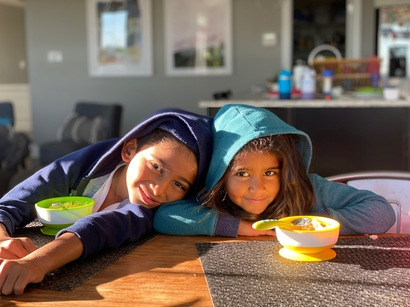
#> input picture demos/breakfeast.jpg, 410 x 307 px
$ jupyter execute demo_canny.ipynb   (shell and % lines are left out)
#> lines starting #> are read from the running program, lines starting #| are printed output that depends on the picture
[cell 1]
# Imports
import numpy as np
from matplotlib import pyplot as plt
from PIL import Image
from scipy import signal

[cell 2]
im = plt.imread('breakfeast.jpg')
#> im is the input picture: shape (307, 410, 3); mean R, G, B 114.4, 99.7, 88
im = np.mean(im,2);
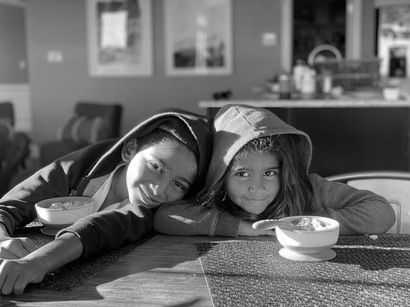
#> im: shape (307, 410) float64; min 0, max 255, mean 100.7
plt.figure; plt.imshow(im, cmap = 'gray'); plt.axis('off');
type(im), np.shape(im)

[cell 3]
def gaussian2d(size=2, sigma=2):
    # Define 1d gaussian, outerproduct with itself, and normalize to sum-to-1
    x = np.ogrid[-size:size+1]
    g = np.exp( -(x*x) / (2*sigma*sigma) )
    g = np.outer(g,g)
    g = g / np.sum(g)
    return g

[cell 4]
n = 11;
g = gaussian2d(n,n/3);
plt.imshow(g,cmap='gray')
Y, X = np.mgrid[0:g.shape[0],0:g.shape[1]]
fig, ax = plt.subplots(subplot_kw={"projection": "3d"})
ax.plot_surface(X, Y, g, cmap = 'gray');

[cell 5]
# Blur
im2 = signal.convolve2d(im,g,mode='valid');
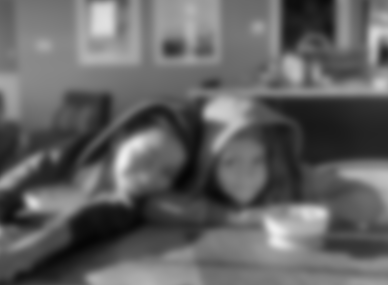
#> im2: shape (285, 388) float64; min 5.96, max 238.7, mean 99
plt.figure; plt.imshow(im2, cmap = 'gray'); plt.axis('off');

[cell 6]
# Compute gradients with finite differencing
d   = np.array([1,0,-1],ndmin=2);
fx  = signal.convolve2d(im2,d,mode='same');
fy  = signal.convolve2d(im2,d.T,mode='same');
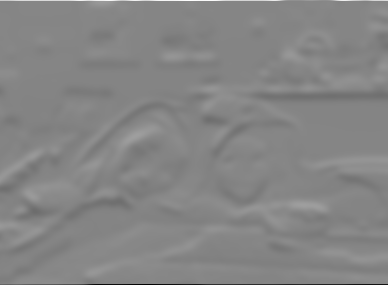
#> fy: shape (285, 388) float64; min -179.4, max 163.9, mean 0.1; drawn with min black and max white
mag = np.sqrt(fx*fx + fy*fy);
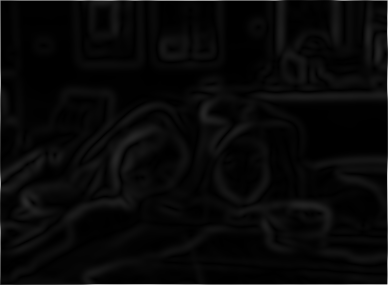
#> mag: shape (285, 388) float64; min 0.00758, max 215.7, mean 8.4
plt.figure(figsize=(15,15), dpi=95)
plt.subplot(121); plt.imshow(fx,cmap='gray'); plt.title('dx'); plt.axis('off');
plt.subplot(122); plt.imshow(fy,cmap='gray'); plt.title('dy'); plt.axis('off');

plt.figure(figsize=(8,8), dpi=95)
ss = 4; #Subsampling factor for visualizing gradient arrow "quiver"
plt.imshow(im2[::ss,::ss], cmap='gray'); plt.title('gradient'); plt.axis('off');
plt.quiver(fx[::ss,::ss],-fy[::ss,::ss],color='b'); plt.show(); # Need to flip y because image origin is top-left
#> after `plt.quiver(fx[::ss, ::ss], -fy[::ss, ::ss], color='b')`:
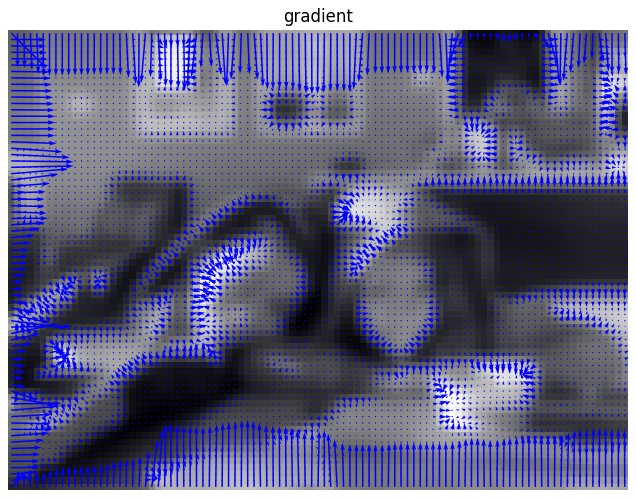
#> figure drawn by matplotlib, 1 panel

plt.figure(figsize=(15,15), dpi=95)
plt.subplot(121); plt.imshow(mag,cmap = 'gray'); plt.title('gradient magnitude'); plt.axis('off');
plt.subplot(122); plt.imshow(mag > 10,cmap = 'gray'); plt.axis('off');
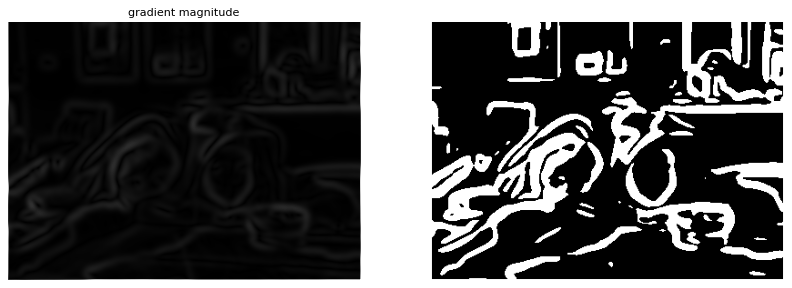
#> figure drawn by matplotlib, 2 panels

[cell 7]
def thinNMS(fx,fy):
    # Thin out gradient field by repeating following for each gradient vector:
    # (1) snap vector to one-of-8 compass directions (north,northwest,..)
    # (2) zero-out unless its larger than directional neighbors

    mag   = np.sqrt(fx*fx + fy*fy);
    angle = np.arctan2(fy/(mag+.001),fx/(mag+.001))*180/np.pi
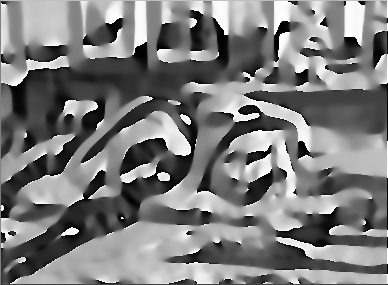
#> angle: shape (285, 388) float64; min -180, max 180, mean -4.5; drawn with min black and max white
    angle[angle < 0] += 180
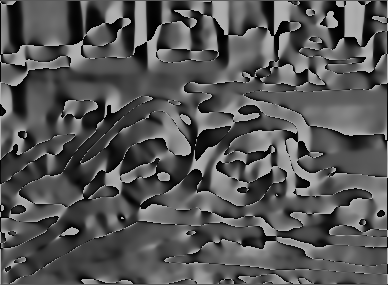
#> angle: shape (285, 388) float64; min 0.00208, max 180, mean 85.6
    m,n  = fx.shape
#> m = 285; n = 388
    thin = np.zeros([m,n]);
    for i in range(1,m-1):
        for j in range(1,n-1):
            #angle 0
            if (0 <= angle[i,j] < 22.5) or (157.5 <= angle[i,j] <= 180):
                q = mag[i, j+1]
                r = mag[i, j-1]
            #angle 45
            elif (22.5 <= angle[i,j] < 67.5):
                q = mag[i+1, j-1]
                r = mag[i-1, j+1]
            #angle 90
            elif (67.5 <= angle[i,j] < 112.5):
                q = mag[i+1, j]
                r = mag[i-1, j]
            #angle 135
            else:
                assert(112.5 <= angle[i,j] and angle[i,j] < 157.5), angle[i,j]
                q = mag[i-1, j-1]
                r = mag[i+1, j+1]
            if (mag[i,j] >= q) and (mag[i,j] >= r):
                thin[i,j] = mag[i,j]
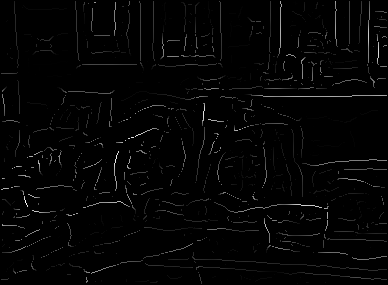
#> thin: shape (285, 388) float64; min 0, max 42.08, mean 0.7; drawn with min black and max white

    return thin

[cell 8]
def hysteresis(data,low,high):
    # Inefficient but simple hystersis
    # (0) Init  output set to high pixels
    # (1) While output set grows, turn-on low pixels neighboring the output set
#> called with low = 2, high = 10
    out  = data > high;
    more = True;
    while more:
        more = False;
        for i,j in np.argwhere(data > low):
            if not out[i,j] and out[i-1:i+1,j-1:j+1 ].any():
                more     = True;
                out[i,j] = True;
    return out

[cell 9]
high = 10
low  = 2
thin = thinNMS(fx,fy)
plt.figure(figsize=(20,20), dpi=95)
plt.subplot(2,2,1); plt.imshow(thin, cmap = 'gray'); plt.axis('off');
plt.subplot(2,2,2); plt.imshow(thin>high,cmap = 'gray'); plt.axis('off');
plt.subplot(2,2,3); plt.imshow(thin>low,cmap = 'gray'); plt.axis('off');
plt.subplot(2,2,4); plt.imshow(hysteresis(thin,low,high), cmap = 'gray'); plt.axis('off');
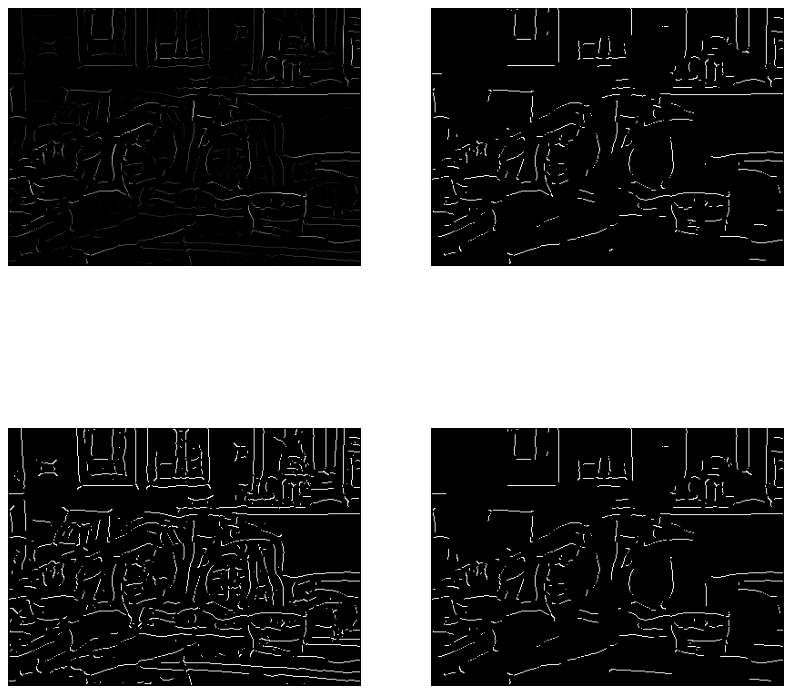
#> figure drawn by matplotlib, 4 panels
